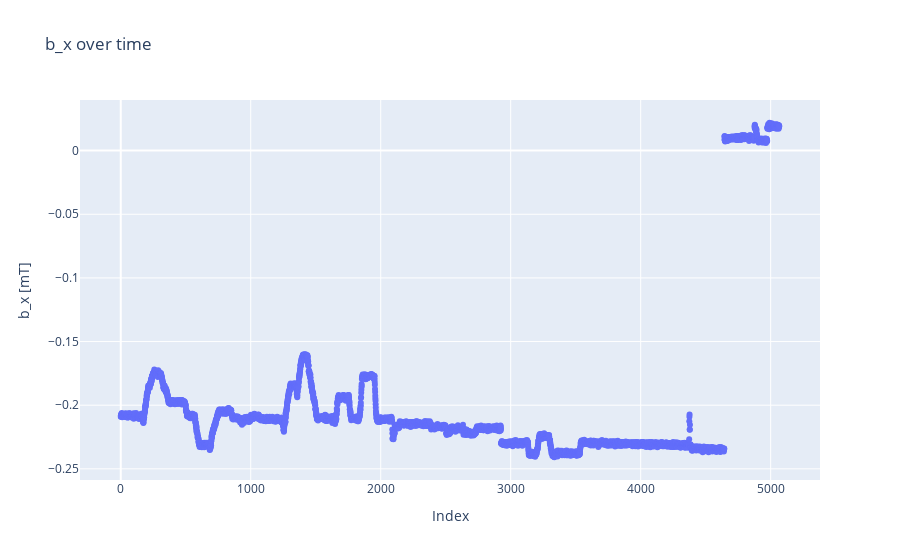

Source (notebook cell):
### Code cell
index = np.array(range(len(bx7)))
measuredbx = go.Scatter(x=index, y=bx7, mode='markers')
layoutbx = go.Layout(title='b_x over time')
figbx = go.Figure(data=[measuredbx], layout=layoutbx)
figbx.update_yaxes(scaleanchor='y')
figbx.update_layout(
    xaxis_title="Index",
    yaxis_title="b_x [mT]"
)
figbx.show()

### Figure 1 — Plotly figure (JSON) as saved in the notebook; plotly's stock layout.template omitted (floating-point values rounded to 4 significant figures; data arrays with more than 128 entries replaced by an {"elided": "..."} marker saying what was removed)
{"data": [{"mode": "markers", "type": "scatter", "x": {"elided": "5067 int values"}, "y": {"elided": "5067 float values"}}], "layout": {"title": {"text": "b_x over time"}, "xaxis": {"title": {"text": "Index"}}, "yaxis": {"scaleanchor": "y", "title": {"text": "b_x [mT]"}}}}
